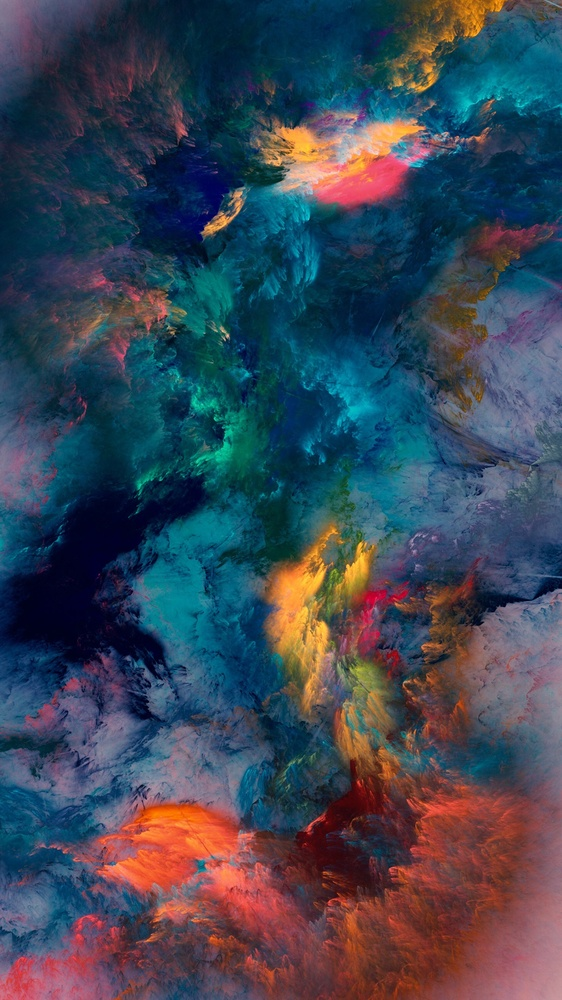
%> input picture 1551438276010.jpg, 562 x 1000 px, shrunk from 1080 x 1920 before the run
$ octave --eval "result = hsv_mask(imread('1551438276010.jpg'));"   (GNU Octave 9; MATLAB toolbox functions it lacks are replaced by stand-ins)
%> lines starting %> are read from the running program, lines starting %| are printed output that depends on the picture
function masked_image = hsv_mask(image)
    %image = imread(image_adress);

    hsv_image = image;
%> hsv_image is the input picture: size 1000x562x3 uint8; mean R, G, B 60.3, 70.3, 85.2
    hsv_image = rgb2hsv(image);
%> hsv_image: size 1000x562x3 double; mean H, S, V 0.548, 0.648, 0.409
    hsv_hue = hsv_image(:,:,1);
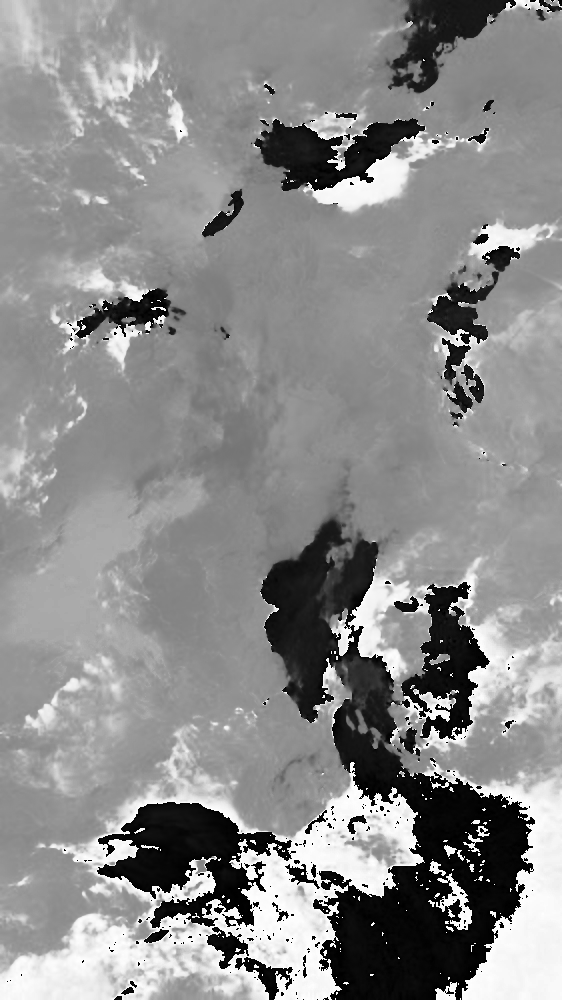
%> hsv_hue: size 1000x562 double; min 0, max 0.999, mean 0.548

    maskpb = hsv_hue(:,:) >= 0 & hsv_hue(:,:) <= 180;
%> maskpb: size 1000x562 logical; every value is 1

    hsv_image(:,:,1) = maskpb & image(:,:,1);
%> hsv_image: size 1000x562x3 double; mean H, S, V 0.897, 0.648, 0.409

    masked_image = hsv2rgb(hsv_image);
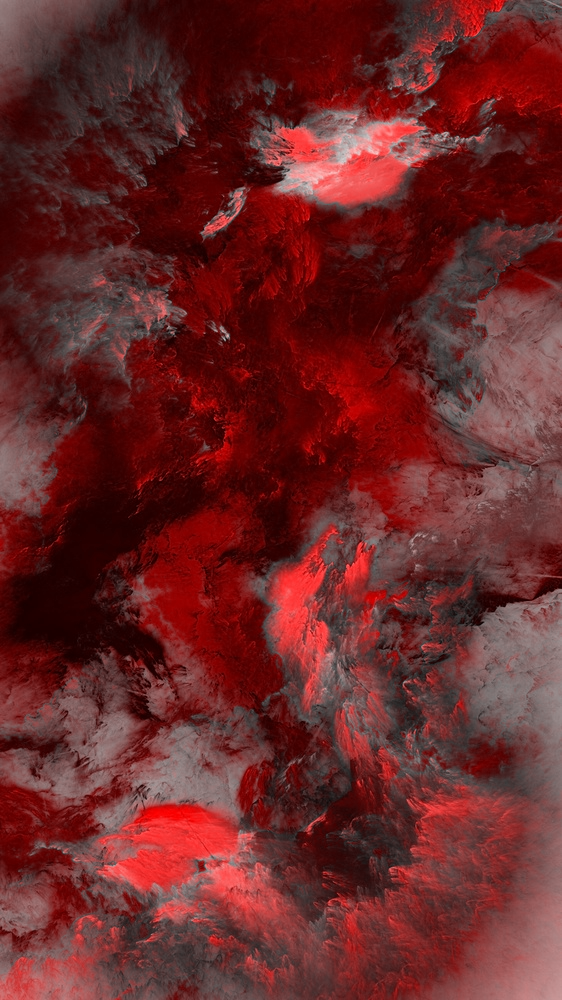
%> masked_image: size 1000x562x3 double; mean R, G, B 0.409, 0.155, 0.155

    figure, imshow([image, masked_image]);
%> after `imshow([image, masked_image])`:
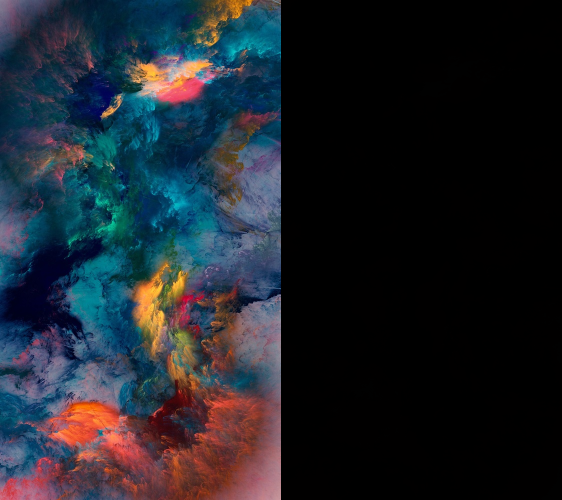
%> displayed picture: size 1000x1124x3, on the screen's scale of 0 to 255 (shown at 1/2 size); mean R, G, B 30.3, 35.1, 42.6
end
